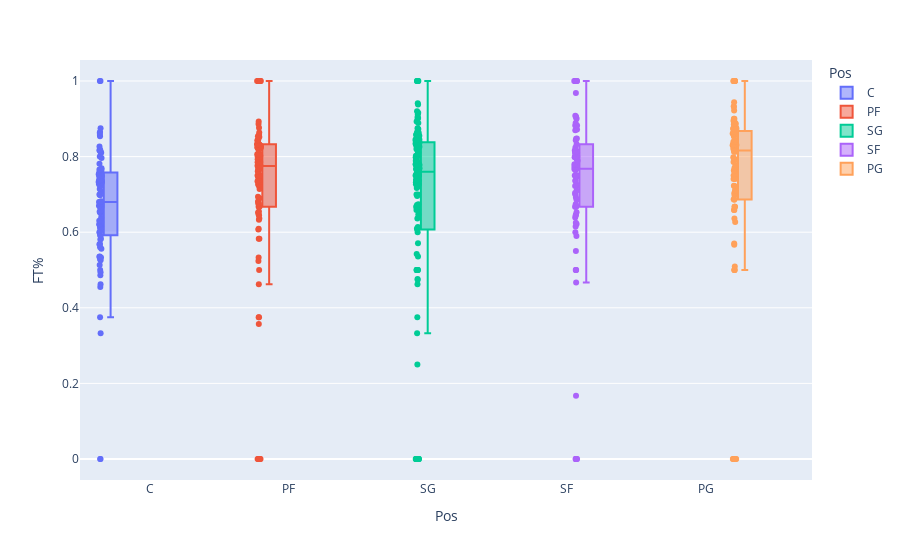

Notebook code for this chart:
### Code cell
fig = px.box(basketballData, y="FT%", color = 'Pos', x = 'Pos',
                points='all') # can be 'outliers', or False
fig.show()

### Figure 1 — Plotly figure (JSON) as saved in the notebook; plotly's stock layout.template omitted (floating-point values rounded to 4 significant figures; data arrays with more than 128 entries replaced by an {"elided": "..."} marker saying what was removed)
{"data": [{"alignmentgroup": "True", "boxpoints": "all", "hovertemplate": "Pos=%{x}<br>FT%=%{y}<extra></extra>", "legendgroup": "C", "marker": {"color": "#636efa"}, "name": "C", "notched": false, "offsetgroup": "C", "orientation": "v", "showlegend": true, "type": "box", "x": ["C", "C", "C", "C", "C", "C", "C", "C", "C", "C", "C", "C", "C", "C", "C", "C", "C", "C", "C", "C", "C", "C", "C", "C", "C", "C", "C", "C", "C", "C", "C", "C", "C", "C", "C", "C", "C", "C", "C", "C", "C", "C", "C", "C", "C", "C", "C", "C", "C", "C", "C", "C", "C", "C", "C", "C", "C", "C", "C", "C", "C", "C", "C", "C", "C", "C", "C", "C", "C", "C", "C", "C", "C", "C", "C", "C", "C", "C", "C", "C", "C", "C", "C", "C", "C", "C", "C", "C", "C"], "x0": " ", "xaxis": "x", "y": [0.59, 0.827, 0.62, 0.769, 0.674, 0.747, 0.612, 0.727, 0.603, 0, 0.65, 0.375, 0.737, 0.529, 0.737, 0.556, 0.462, 0.455, 0.875, 0.865, 0.583, 0.513, 0.814, 0.333, 0.581, 0.569, 0.533, 0.722, 0.732, 0.621, 0.658, 0.679, 0.63, 1, 0.627, 0.8, 0.753, 0.494, 0.748, 0.741, 0.813, 0.738, 0.68, 1, 0.67, 0.708, 0.863, 0.714, 0.758, 0.7, 0.654, 0.75, 0.81, 0.535, 0.619, 0.664, 0.766, 0.653, 0.733, 0.818, 0.676, 0.765, 0.526, 0.638, 0.854, 0.593, 0, 0.5, 0.536, 0.486, 0.857, 0.763, 0.667, 0.698, 0.568, 0.723, 0.764, 0.615, 0.796, 0.75, 0.732, 0.781, 0.817, 0.68, 0.6, 0.56, 0.682, 0.737, 0.759], "y0": " ", "yaxis": "y"}, {"alignmentgroup": "True", "boxpoints": "all", "hovertemplate": "Pos=%{x}<br>FT%=%{y}<extra></extra>", "legendgroup": "PF", "marker": {"color": "#EF553B"}, "name": "PF", "notched": false, "offsetgroup": "PF", "orientation": "v", "showlegend": true, "type": "box", "x": ["PF", "PF", "PF", "PF", "PF", "PF", "PF", "PF", "PF", "PF", "PF", "PF", "PF", "PF", "PF", "PF", "PF", "PF", "PF", "PF", "PF", "PF", "PF", "PF", "PF", "PF", "PF", "PF", "PF", "PF", "PF", "PF", "PF", "PF", "PF", "PF", "PF", "PF", "PF", "PF", "PF", "PF", "PF", "PF", "PF", "PF", "PF", "PF", "PF", "PF", "PF", "PF", "PF", "PF", "PF", "PF", "PF", "PF", "PF", "PF", "PF", "PF", "PF", "PF", "PF", "PF", "PF", "PF", "PF", "PF", "PF", "PF", "PF", "PF", "PF", "PF", "PF", "PF", "PF", "PF", "PF", "PF", "PF", "PF", "PF", "PF", "PF", "PF", "PF", "PF", "PF", "PF", "PF", "PF", "PF", "PF", "PF", "PF", "PF", "PF", "PF", "PF", "PF", "PF"], "x0": " ", "xaxis": "x", "y": [0.69, 0.655, 0.652, 0, 0.633, 0, 0.843, 0.806, 0.803, 0.681, 1, 0.852, 0.822, 1, 0.796, 0, 0.769, 1, 0.785, 0.524, 0.8, 1, 0.833, 0.786, 0.845, 0, 0.727, 0.783, 0.722, 0.8, 0.886, 0.876, 0.767, 0.675, 0.744, 0.759, 0.727, 0.8, 0.776, 0.829, 0.667, 0.806, 0.75, 0.462, 0.609, 0, 0.824, 0.827, 0.858, 0.818, 0.357, 0.761, 0.676, 0.833, 0.607, 0.738, 0.75, 0.583, 0.636, 0.854, 0.733, 0.824, 0.824, 0.827, 0.75, 1, 0.833, 0, 0.818, 1, 0.714, 0.864, 0.735, 0.893, 1, 1, 0.774, 0.794, 0.767, 0.776, 0.733, 0, 0.832, 0.833, 0.375, 0.8, 0.694, 0.842, 0.793, 0.533, 0.806, 1, 0.841, 1, 0.5, 0, 0.647, 0.725, 0.375, 1, 0.645, 0.667, 0.744, 0.583], "y0": " ", "yaxis": "y"}, {"alignmentgroup": "True", "boxpoints": "all", "hovertemplate": "Pos=%{x}<br>FT%=%{y}<extra></extra>", "legendgroup": "SG", "marker": {"color": "#00cc96"}, "name": "SG", "notched": false, "offsetgroup": "SG", "orientation": "v", "showlegend": true, "type": "box", "x": {"elided": "138 str values"}, "x0": " ", "xaxis": "x", "y": {"elided": "138 float values"}, "y0": " ", "yaxis": "y"}, {"alignmentgroup": "True", "boxpoints": "all", "hovertemplate": "Pos=%{x}<br>FT%=%{y}<extra></extra>", "legendgroup": "SF", "marker": {"color": "#ab63fa"}, "name": "SF", "notched": false, "offsetgroup": "SF", "orientation": "v", "showlegend": true, "type": "box", "x": ["SF", "SF", "SF", "SF", "SF", "SF", "SF", "SF", "SF", "SF", "SF", "SF", "SF", "SF", "SF", "SF", "SF", "SF", "SF", "SF", "SF", "SF", "SF", "SF", "SF", "SF", "SF", "SF", "SF", "SF", "SF", "SF", "SF", "SF", "SF", "SF", "SF", "SF", "SF", "SF", "SF", "SF", "SF", "SF", "SF", "SF", "SF", "SF", "SF", "SF", "SF", "SF", "SF", "SF", "SF", "SF", "SF", "SF", "SF", "SF", "SF", "SF", "SF", "SF", "SF", "SF", "SF", "SF", "SF", "SF", "SF", "SF", "SF", "SF", "SF", "SF", "SF", "SF", "SF", "SF", "SF", "SF", "SF", "SF", "SF", "SF", "SF", "SF", "SF", "SF"], "x0": " ", "xaxis": "x", "y": [0.5, 0.467, 0.686, 0.872, 0.767, 0.75, 0.9, 0.727, 0.903, 0.813, 0.8, 0.848, 0.809, 0.8, 0.736, 0.771, 0.833, 1, 1, 0.75, 0.793, 0.87, 0, 0.645, 0.769, 0.843, 0.622, 0.674, 1, 0.882, 0.789, 0.882, 0.639, 0.625, 0.747, 0.78, 0.747, 0.847, 1, 0.615, 0.736, 0.778, 0.8, 0.764, 0.59, 0.774, 0.767, 0.816, 0.667, 1, 0.7, 0.779, 0, 1, 0, 0.653, 0.824, 0, 0.889, 0.81, 0.646, 0.968, 0.722, 0.71, 0.908, 0.167, 0.75, 0.814, 0.774, 0.667, 0.5, 0.67, 0.78, 0, 0.723, 0.704, 0.802, 0.906, 1, 0, 0.55, 0.692, 1, 0.6, 1, 0.75, 0.798, 0.812, 0.5, 0.667], "y0": " ", "yaxis": "y"}, {"alignmentgroup": "True", "boxpoints": "all", "hovertemplate": "Pos=%{x}<br>FT%=%{y}<extra></extra>", "legendgroup": "PG", "marker": {"color": "#FFA15A"}, "name": "PG", "notched": false, "offsetgroup": "PG", "orientation": "v", "showlegend": true, "type": "box", "x": ["PG", "PG", "PG", "PG", "PG", "PG", "PG", "PG", "PG", "PG", "PG", "PG", "PG", "PG", "PG", "PG", "PG", "PG", "PG", "PG", "PG", "PG", "PG", "PG", "PG", "PG", "PG", "PG", "PG", "PG", "PG", "PG", "PG", "PG", "PG", "PG", "PG", "PG", "PG", "PG", "PG", "PG", "PG", "PG", "PG", "PG", "PG", "PG", "PG", "PG", "PG", "PG", "PG", "PG", "PG", "PG", "PG", "PG", "PG", "PG", "PG", "PG", "PG", "PG", "PG", "PG", "PG", "PG", "PG", "PG", "PG", "PG", "PG", "PG", "PG", "PG", "PG", "PG", "PG", "PG", "PG", "PG", "PG", "PG", "PG", "PG", "PG", "PG", "PG", "PG", "PG", "PG", "PG"], "x0": " ", "xaxis": "x", "y": [0.711, 0.885, 0.567, 0.944, 0.659, 0.813, 0, 0.829, 0.895, 0.813, 0.722, 0.84, 0.763, 1, 1, 0.795, 0.667, 1, 0.865, 0.752, 0.636, 0.769, 0.741, 0.865, 0.703, 0.792, 0.723, 0.875, 0.933, 0.82, 0, 0, 0.831, 0.861, 0.922, 0.75, 0.9, 0.697, 0.786, 0.741, 0.828, 0.762, 1, 0.888, 0.861, 0.5, 0, 0.5, 0.833, 0.667, 0.821, 0.861, 0.77, 0.823, 0.754, 0.798, 0.893, 0.83, 0.839, 0.864, 0.687, 0, 0.9, 0.57, 0.5, 1, 0.833, 0, 0.659, 0.871, 0.874, 0.853, 0.873, 0.876, 0.839, 0.627, 0.509, 0.686, 0.667, 0.887, 0.816, 0.791, 0.857, 0.843, 0, 0.867, 0, 0.931, 1, 0.777, 1, 0, 0.86], "y0": " ", "yaxis": "y"}], "layout": {"boxmode": "group", "legend": {"title": {"text": "Pos"}, "tracegroupgap": 0}, "margin": {"t": 60}, "xaxis": {"anchor": "y", "categoryarray": ["C", "PF", "SG", "SF", "PG"], "categoryorder": "array", "domain": [0, 1], "title": {"text": "Pos"}}, "yaxis": {"anchor": "x", "domain": [0, 1], "title": {"text": "FT%"}}}}
